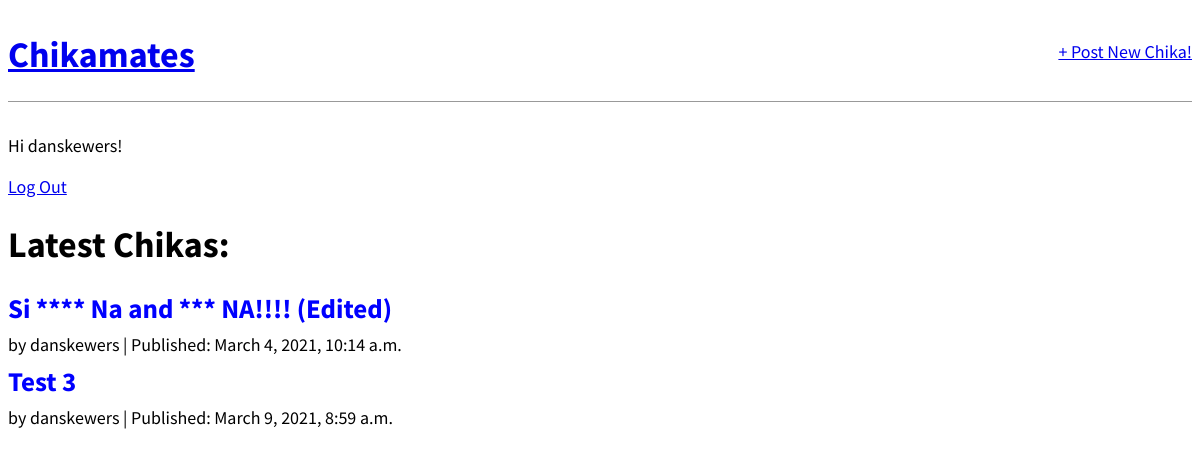
The app's page / (signed in) with its own data.
### chika/models.py (models this page shows, shortened)
class Post(models.Model):
    title = models.CharField(max_length=200)
    author = models.ForeignKey(
        get_user_model(),
        on_delete=models.CASCADE,
    )
    date = models.DateTimeField(auto_now_add=True, null=True)
    body = models.TextField()

### chika/views.py (the view)
# urls.py: path('', ChikaListView.as_view(), name='home'),
class ChikaListView(LoginRequiredMixin, ListView):
    model = Post
    template_name = 'home.html'
    login_url = 'login'

### templates/home.html
{% extends 'base.html' %}
{% block content %}
    <h1>Latest Chikas:</h1>
    {% for post in object_list %}
        <div class="post-entry">
            <h2><a href="{% url 'post_detail' post.pk %}">{{ post.title }}</a></h2>
            <p>by {{ post.author }} | Published: {{ post.date }}</p>
        </div>
    {% endfor %}
{% endblock content %}

### templates/base.html (shortened to what this page needs)
{% load static %}
<html>
    <head>
        <link href="{% static 'css/base.css' %}" rel="stylesheet">
    </head>
    <body>
        <div>
            <header>
                <div class="nav-left">
                    <h1><a href="{% url 'home' %}">Chikamates</a></h1>
                </div>
                <div class="nav-right">
                    <a href="{% url 'post_new' %}">+ Post New Chika!</a>
                </div>
            </header>
            {% if user.is_authenticated %}
                <p>Hi {{ user.username }}!</p>
                <p><a href="{% url 'logout' %}">Log Out</a></p>
            {% else %}
                <a href="{% url 'login' %}">Log In</a>
            {% endif %}
            {% block content %}
            {% endblock content %}
        </div>
    </body>
</html>

### static/css/base.css (style rules this page uses)
body { font-family: 'Source Sans Pro', sans-serif; font-size: 18px; }
header { border-bottom: 1px solid #999; margin-bottom: 2rem; display: flex; }
header { color: red; text-decoration: none; }
.nav-left { margin-right: auto; }
.nav-right { display: flex; padding-top: 2rem; }
.post-entry h2 { margin: 0.5rem 0; }
.post-entry h2 a, .post-entry h2 a:visited { color: blue; text-decoration: none; }
.post-entry p { margin: 0; font-weight: 400; }

### records on screen
Post: title "Si **** Na and *** NA!!!! (Edited)", author "danskewers", date "March 4, 2021, 10:14 a.m."
Post: title "Test 3", author "danskewers", date "March 9, 2021, 8:59 a.m."

### other values on screen
{{ user.username }} "danskewers"
